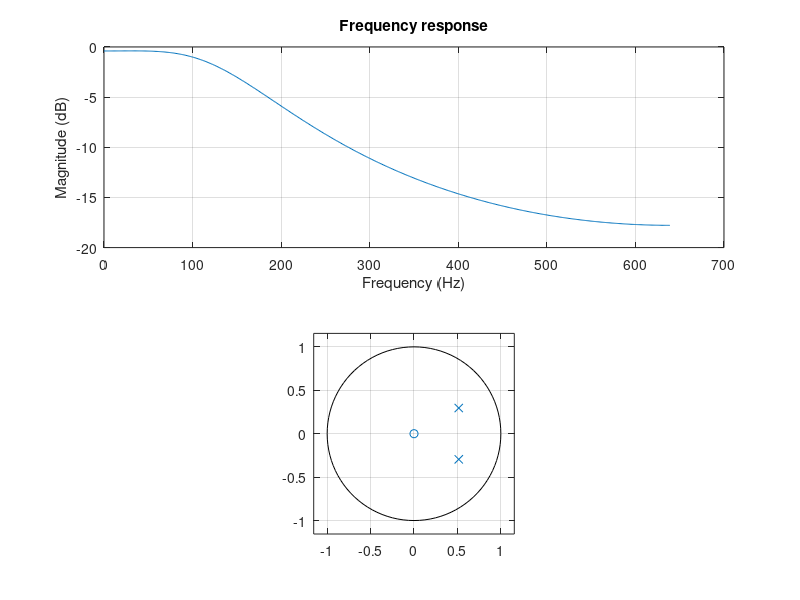

This figure's MATLAB source:
%%%Question: A lowpass,discrete time filter with butterworth characterstics
%%%is required to meet the following specs Prog 8B.1 page564
%%% 1)Cut off frquency=150 hz
%%% 2)Filter order=2
%%% 3)Sampling Frequency=1280 hz

%%% a)Magnitude-freq and group delay response of the filter using impulse
%%% invariant method


%a)

Fs=1280;                             %sampling frequency
fc=150;                              %Cut off frequency
WC=2*pi*fc;                          %cutoff frequency in radian
N=2;                                 %Filter order
[b,a]=butter(N,WC,'s');              %Created an analog filter; b and a analog domain
[bz,az]=impinvar(b,a,Fs);            %Determined coeffs of IIR Filter


%Plotting frequency response
subplot(2,1,1)
[h,f]=freqz(bz,az,512,Fs);
plot(f,20*log10(abs(h)));
grid;
ylabel('Magnitude (dB)');
xlabel('Frequency (Hz)');
title('Frequency response');

%Plotting poles and zeros
subplot(2,1,2);
zplane(bz,az);
zz=roots(bz);                          %zeros
pz=roots(az);                          %poles

disp('Zeros:');
disp(zz);
disp('Poles:');
disp(pz);